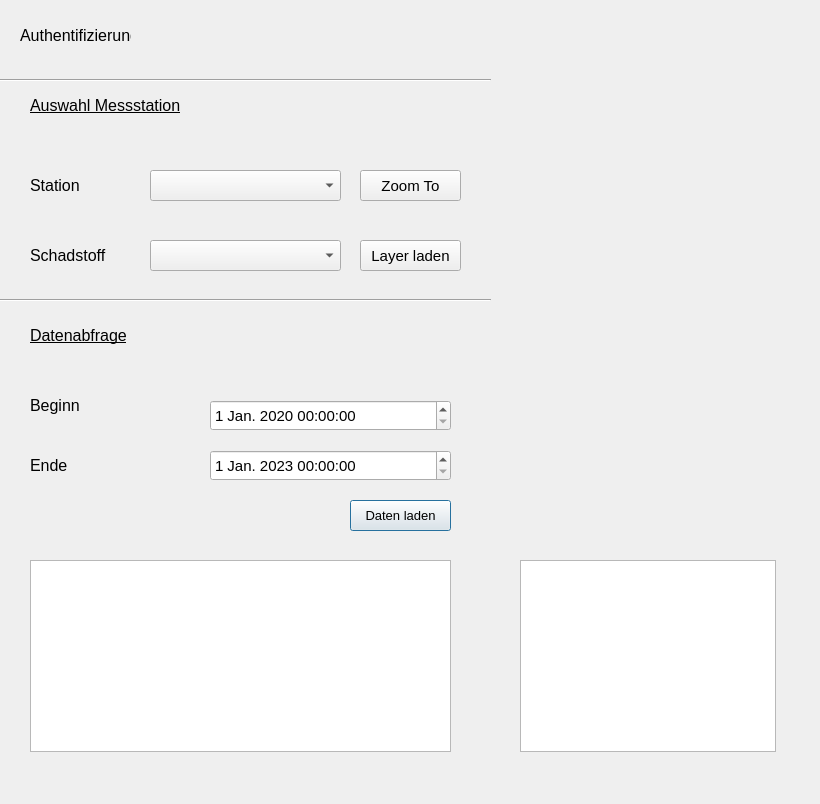
<?xml version="1.0" encoding="UTF-8"?>
<ui version="4.0">
 <class>SauberStationViewerDialogBase</class>
 <widget class="QDialog" name="SauberStationViewerDialogBase">
  <property name="geometry">
   <rect>
    <x>0</x>
    <y>0</y>
    <width>820</width>
    <height>804</height>
   </rect>
  </property>
  <property name="windowTitle">
   <string>SAUBER Raster Viewer</string>
  </property>
  <property name="locale">
   <locale language="German" country="Germany"/>
  </property>
  <widget class="QPushButton" name="get_data_btn">
   <property name="geometry">
    <rect>
     <x>350</x>
     <y>500</y>
     <width>101</width>
     <height>31</height>
    </rect>
   </property>
   <property name="sizePolicy">
    <sizepolicy hsizetype="Minimum" vsizetype="Minimum">
     <horstretch>0</horstretch>
     <verstretch>0</verstretch>
    </sizepolicy>
   </property>
   <property name="font">
    <font>
     <pointsize>10</pointsize>
    </font>
   </property>
   <property name="text">
    <string>Daten laden</string>
   </property>
  </widget>
  <widget class="QgsAuthConfigSelect" name="mAuthConfigSelect">
   <property name="geometry">
    <rect>
     <x>150</x>
     <y>30</y>
     <width>331</width>
     <height>41</height>
    </rect>
   </property>
   <property name="minimumSize">
    <size>
     <width>0</width>
     <height>41</height>
    </size>
   </property>
   <property name="locale">
    <locale language="German" country="Germany"/>
   </property>
  </widget>
  <widget class="QComboBox" name="box_pollutant">
   <property name="geometry">
    <rect>
     <x>150</x>
     <y>240</y>
     <width>191</width>
     <height>31</height>
    </rect>
   </property>
   <property name="sizePolicy">
    <sizepolicy hsizetype="Minimum" vsizetype="Minimum">
     <horstretch>0</horstretch>
     <verstretch>0</verstretch>
    </sizepolicy>
   </property>
   <property name="font">
    <font>
     <pointsize>11</pointsize>
    </font>
   </property>
   <property name="cursor">
    <cursorShape>PointingHandCursor</cursorShape>
   </property>
  </widget>
  <widget class="QPushButton" name="load_layer_btn">
   <property name="geometry">
    <rect>
     <x>360</x>
     <y>240</y>
     <width>101</width>
     <height>31</height>
    </rect>
   </property>
   <property name="sizePolicy">
    <sizepolicy hsizetype="Minimum" vsizetype="Minimum">
     <horstretch>0</horstretch>
     <verstretch>0</verstretch>
    </sizepolicy>
   </property>
   <property name="font">
    <font>
     <pointsize>11</pointsize>
    </font>
   </property>
   <property name="cursor">
    <cursorShape>PointingHandCursor</cursorShape>
   </property>
   <property name="text">
    <string>Layer laden</string>
   </property>
  </widget>
  <widget class="QDateTimeEdit" name="start_date_btn">
   <property name="geometry">
    <rect>
     <x>210</x>
     <y>400</y>
     <width>241</width>
     <height>31</height>
    </rect>
   </property>
   <property name="sizePolicy">
    <sizepolicy hsizetype="Minimum" vsizetype="Minimum">
     <horstretch>0</horstretch>
     <verstretch>0</verstretch>
    </sizepolicy>
   </property>
   <property name="font">
    <font>
     <pointsize>11</pointsize>
    </font>
   </property>
   <property name="cursor">
    <cursorShape>PointingHandCursor</cursorShape>
   </property>
   <property name="dateTime">
    <datetime>
     <hour>0</hour>
     <minute>0</minute>
     <second>0</second>
     <year>2020</year>
     <month>1</month>
     <day>1</day>
    </datetime>
   </property>
   <property name="minimumDate">
    <date>
     <year>2020</year>
     <month>1</month>
     <day>1</day>
    </date>
   </property>
   <property name="calendarPopup">
    <bool>false</bool>
   </property>
  </widget>
  <widget class="QDateTimeEdit" name="end_date_btn">
   <property name="geometry">
    <rect>
     <x>210</x>
     <y>450</y>
     <width>241</width>
     <height>31</height>
    </rect>
   </property>
   <property name="sizePolicy">
    <sizepolicy hsizetype="Minimum" vsizetype="Minimum">
     <horstretch>0</horstretch>
     <verstretch>0</verstretch>
    </sizepolicy>
   </property>
   <property name="font">
    <font>
     <pointsize>11</pointsize>
    </font>
   </property>
   <property name="cursor">
    <cursorShape>PointingHandCursor</cursorShape>
   </property>
   <property name="dateTime">
    <datetime>
     <hour>0</hour>
     <minute>0</minute>
     <second>0</second>
     <year>2023</year>
     <month>1</month>
     <day>1</day>
    </datetime>
   </property>
   <property name="minimumDateTime">
    <datetime>
     <hour>0</hour>
     <minute>0</minute>
     <second>0</second>
     <year>2020</year>
     <month>1</month>
     <day>1</day>
    </datetime>
   </property>
  </widget>
  <widget class="QLabel" name="label">
   <property name="geometry">
    <rect>
     <x>30</x>
     <y>170</y>
     <width>101</width>
     <height>31</height>
    </rect>
   </property>
   <property name="font">
    <font>
     <pointsize>12</pointsize>
    </font>
   </property>
   <property name="text">
    <string>Station</string>
   </property>
  </widget>
  <widget class="QLabel" name="label_2">
   <property name="geometry">
    <rect>
     <x>30</x>
     <y>240</y>
     <width>101</width>
     <height>31</height>
    </rect>
   </property>
   <property name="font">
    <font>
     <pointsize>12</pointsize>
    </font>
   </property>
   <property name="text">
    <string>Schadstoff</string>
   </property>
  </widget>
  <widget class="QLabel" name="label_8">
   <property name="geometry">
    <rect>
     <x>30</x>
     <y>90</y>
     <width>191</width>
     <height>31</height>
    </rect>
   </property>
   <property name="sizePolicy">
    <sizepolicy hsizetype="Minimum" vsizetype="Preferred">
     <horstretch>0</horstretch>
     <verstretch>0</verstretch>
    </sizepolicy>
   </property>
   <property name="font">
    <font>
     <pointsize>12</pointsize>
     <underline>true</underline>
    </font>
   </property>
   <property name="text">
    <string>Auswahl Messstation</string>
   </property>
  </widget>
  <widget class="QLabel" name="label_6">
   <property name="geometry">
    <rect>
     <x>30</x>
     <y>450</y>
     <width>111</width>
     <height>31</height>
    </rect>
   </property>
   <property name="font">
    <font>
     <pointsize>12</pointsize>
    </font>
   </property>
   <property name="text">
    <string>Ende</string>
   </property>
  </widget>
  <widget class="QComboBox" name="box_station">
   <property name="geometry">
    <rect>
     <x>150</x>
     <y>170</y>
     <width>191</width>
     <height>31</height>
    </rect>
   </property>
   <property name="sizePolicy">
    <sizepolicy hsizetype="Minimum" vsizetype="Minimum">
     <horstretch>0</horstretch>
     <verstretch>0</verstretch>
    </sizepolicy>
   </property>
   <property name="font">
    <font>
     <pointsize>11</pointsize>
    </font>
   </property>
   <property name="cursor">
    <cursorShape>PointingHandCursor</cursorShape>
   </property>
  </widget>
  <widget class="QPushButton" name="zoom_to_station">
   <property name="geometry">
    <rect>
     <x>360</x>
     <y>170</y>
     <width>101</width>
     <height>31</height>
    </rect>
   </property>
   <property name="sizePolicy">
    <sizepolicy hsizetype="Minimum" vsizetype="Minimum">
     <horstretch>0</horstretch>
     <verstretch>0</verstretch>
    </sizepolicy>
   </property>
   <property name="font">
    <font>
     <pointsize>11</pointsize>
    </font>
   </property>
   <property name="cursor">
    <cursorShape>PointingHandCursor</cursorShape>
   </property>
   <property name="text">
    <string>Zoom To</string>
   </property>
  </widget>
  <widget class="QLabel" name="label_5">
   <property name="geometry">
    <rect>
     <x>30</x>
     <y>390</y>
     <width>111</width>
     <height>31</height>
    </rect>
   </property>
   <property name="font">
    <font>
     <pointsize>12</pointsize>
    </font>
   </property>
   <property name="text">
    <string>Beginn</string>
   </property>
  </widget>
  <widget class="QLabel" name="label_10">
   <property name="geometry">
    <rect>
     <x>20</x>
     <y>20</y>
     <width>111</width>
     <height>31</height>
    </rect>
   </property>
   <property name="sizePolicy">
    <sizepolicy hsizetype="Minimum" vsizetype="Preferred">
     <horstretch>0</horstretch>
     <verstretch>0</verstretch>
    </sizepolicy>
   </property>
   <property name="font">
    <font>
     <pointsize>12</pointsize>
    </font>
   </property>
   <property name="text">
    <string>Authentifizierung</string>
   </property>
  </widget>
  <widget class="Line" name="line_5">
   <property name="geometry">
    <rect>
     <x>0</x>
     <y>290</y>
     <width>491</width>
     <height>20</height>
    </rect>
   </property>
   <property name="orientation">
    <enum>Qt::Horizontal</enum>
   </property>
  </widget>
  <widget class="QTableWidget" name="tableWidget">
   <property name="geometry">
    <rect>
     <x>30</x>
     <y>560</y>
     <width>421</width>
     <height>192</height>
    </rect>
   </property>
  </widget>
  <widget class="Line" name="line_6">
   <property name="geometry">
    <rect>
     <x>0</x>
     <y>70</y>
     <width>491</width>
     <height>20</height>
    </rect>
   </property>
   <property name="orientation">
    <enum>Qt::Horizontal</enum>
   </property>
  </widget>
  <widget class="QLabel" name="label_9">
   <property name="geometry">
    <rect>
     <x>30</x>
     <y>320</y>
     <width>191</width>
     <height>31</height>
    </rect>
   </property>
   <property name="sizePolicy">
    <sizepolicy hsizetype="Minimum" vsizetype="Preferred">
     <horstretch>0</horstretch>
     <verstretch>0</verstretch>
    </sizepolicy>
   </property>
   <property name="font">
    <font>
     <pointsize>12</pointsize>
     <underline>true</underline>
    </font>
   </property>
   <property name="text">
    <string>Datenabfrage</string>
   </property>
  </widget>
  <widget class="QGraphicsView" name="graphicsView">
   <property name="geometry">
    <rect>
     <x>520</x>
     <y>560</y>
     <width>256</width>
     <height>192</height>
    </rect>
   </property>
  </widget>
 </widget>
 <customwidgets>
  <customwidget>
   <class>QgsAuthConfigSelect</class>
   <extends>QWidget</extends>
   <header>qgsauthconfigselect.h</header>
  </customwidget>
 </customwidgets>
 <resources/>
 <connections/>
</ui>
